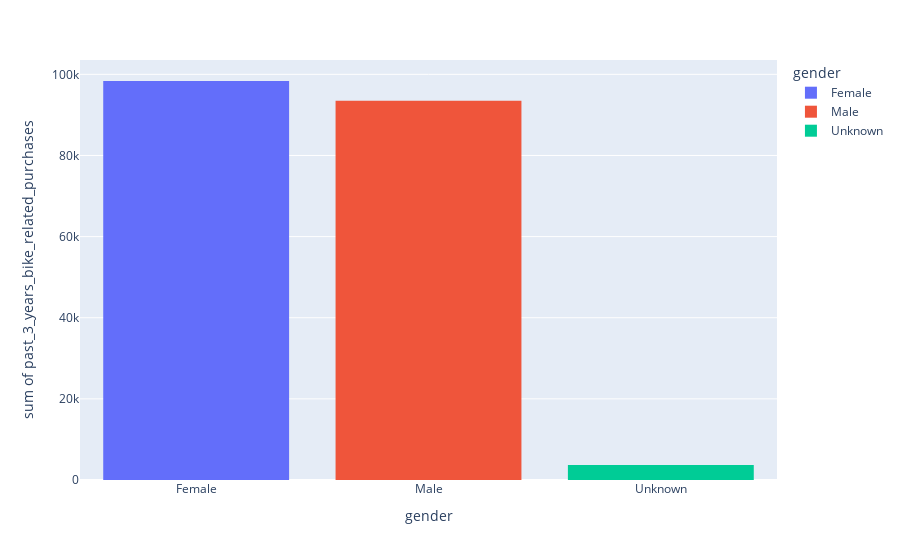

Here is the notebook cell this chart was saved with:
### Markdown cell above
## Distributions.

### Code cell
px.histogram(data_frame=df,x='gender',y='past_3_years_bike_related_purchases',color='gender')

### Figure 1 — Plotly figure (JSON) as saved in the notebook; plotly's stock layout.template omitted (floating-point values rounded to 4 significant figures; data arrays with more than 128 entries replaced by an {"elided": "..."} marker saying what was removed)
{"data": [{"alignmentgroup": "True", "bingroup": "x", "histfunc": "sum", "hovertemplate": "gender=%{x}<br>sum of past_3_years_bike_related_purchases=%{y}<extra></extra>", "legendgroup": "Female", "marker": {"color": "#636efa", "pattern": {"shape": ""}}, "name": "Female", "offsetgroup": "Female", "orientation": "v", "showlegend": true, "type": "histogram", "x": {"elided": "2039 str values"}, "xaxis": "x", "y": {"elided": "2039 int values"}, "yaxis": "y"}, {"alignmentgroup": "True", "bingroup": "x", "histfunc": "sum", "hovertemplate": "gender=%{x}<br>sum of past_3_years_bike_related_purchases=%{y}<extra></extra>", "legendgroup": "Male", "marker": {"color": "#EF553B", "pattern": {"shape": ""}}, "name": "Male", "offsetgroup": "Male", "orientation": "v", "showlegend": true, "type": "histogram", "x": {"elided": "1873 str values"}, "xaxis": "x", "y": {"elided": "1873 int values"}, "yaxis": "y"}, {"alignmentgroup": "True", "bingroup": "x", "histfunc": "sum", "hovertemplate": "gender=%{x}<br>sum of past_3_years_bike_related_purchases=%{y}<extra></extra>", "legendgroup": "Unknown", "marker": {"color": "#00cc96", "pattern": {"shape": ""}}, "name": "Unknown", "offsetgroup": "Unknown", "orientation": "v", "showlegend": true, "type": "histogram", "x": ["Unknown", "Unknown", "Unknown", "Unknown", "Unknown", "Unknown", "Unknown", "Unknown", "Unknown", "Unknown", "Unknown", "Unknown", "Unknown", "Unknown", "Unknown", "Unknown", "Unknown", "Unknown", "Unknown", "Unknown", "Unknown", "Unknown", "Unknown", "Unknown", "Unknown", "Unknown", "Unknown", "Unknown", "Unknown", "Unknown", "Unknown", "Unknown", "Unknown", "Unknown", "Unknown", "Unknown", "Unknown", "Unknown", "Unknown", "Unknown", "Unknown", "Unknown", "Unknown", "Unknown", "Unknown", "Unknown", "Unknown", "Unknown", "Unknown", "Unknown", "Unknown", "Unknown", "Unknown", "Unknown", "Unknown", "Unknown", "Unknown", "Unknown", "Unknown", "Unknown", "Unknown", "Unknown", "Unknown", "Unknown", "Unknown", "Unknown", "Unknown", "Unknown", "Unknown", "Unknown", "Unknown", "Unknown", "Unknown", "Unknown", "Unknown", "Unknown", "Unknown", "Unknown", "Unknown", "Unknown", "Unknown", "Unknown", "Unknown", "Unknown", "Unknown", "Unknown", "Unknown", "Unknown"], "xaxis": "x", "y": [59, 71, 8, 53, 42, 37, 81, 58, 67, 30, 9, 84, 21, 48, 22, 28, 39, 14, 73, 22, 24, 26, 49, 67, 57, 4, 90, 9, 81, 80, 32, 42, 10, 18, 13, 72, 83, 82, 52, 95, 83, 47, 9, 68, 31, 32, 16, 76, 31, 35, 42, 41, 18, 64, 18, 14, 36, 1, 42, 70, 49, 0, 17, 28, 81, 18, 20, 40, 44, 47, 47, 1, 49, 24, 3, 29, 34, 48, 80, 14, 78, 22, 65, 68, 35, 19, 72, 60], "yaxis": "y"}], "layout": {"autosize": true, "barmode": "relative", "legend": {"title": {"text": "gender"}, "tracegroupgap": 0}, "margin": {"t": 60}, "xaxis": {"anchor": "y", "autorange": true, "categoryarray": ["Female", "Male", "Unknown"], "categoryorder": "array", "domain": [0, 1], "range": [-0.5, 2.5], "title": {"text": "gender"}, "type": "category"}, "yaxis": {"anchor": "x", "autorange": true, "domain": [0, 1], "range": [0, 103500.0], "title": {"text": "sum of past_3_years_bike_related_purchases"}, "type": "linear"}}}
